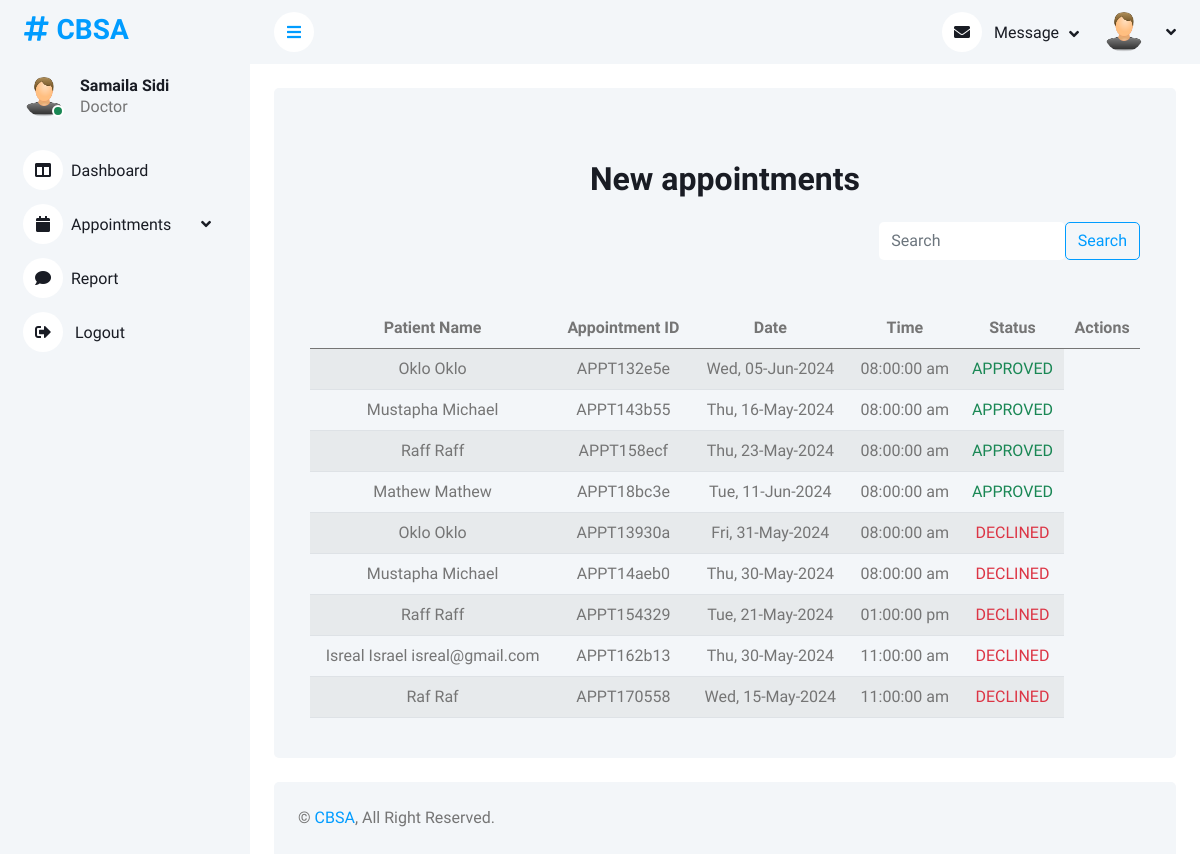
Page /doctor/new-appointments.php (signed in) on the committed database.
### tables this page shows
CREATE TABLE `doctor` (
  `doctor_id` int(11) NOT NULL,
  `firstname` varchar(255) NOT NULL,
  `lastname` varchar(255) NOT NULL,
  `othername` varchar(255) NOT NULL,
  `email` varchar(255) NOT NULL,
  `password` varchar(255) NOT NULL,
  `blood_group` varchar(255) DEFAULT NULL,
  `genotype` varchar(255) DEFAULT NULL,
  `specialization` varchar(255) DEFAULT NULL,
  `time` timestamp NOT NULL DEFAULT current_timestamp()
);

CREATE TABLE `appointment` (
  `appointment_id` varchar(255) NOT NULL,
  `fullname` varchar(255) NOT NULL,
  `email` varchar(255) NOT NULL,
  `phone_number` varchar(255) NOT NULL,
  `appointment_date` date NOT NULL,
  `appointment_time` time NOT NULL,
  `appointment_status` varchar(255) DEFAULT NULL,
  `student_id` int(11) DEFAULT NULL,
  `booking_time` timestamp NOT NULL DEFAULT current_timestamp()
);

CREATE TABLE `student` (
  `student_id` int(11) NOT NULL,
  `firstname` varchar(255) NOT NULL,
  `lastname` varchar(255) NOT NULL,
  `othername` varchar(255) NOT NULL,
  `email` varchar(255) NOT NULL,
  `matric` varchar(255) NOT NULL,
  `password` varchar(255) NOT NULL,
  `blood_group` varchar(255) DEFAULT NULL,
  `genotype` varchar(255) DEFAULT NULL,
  `time` timestamp NOT NULL DEFAULT current_timestamp()
);

### doctor/new-appointments.php (the view, shortened to what this page needs)
<?php
include("../include/connect.php");
if (isset($_SESSION["doctor_id"])) {
    $user_id = $_SESSION["doctor_id"];
    $sql = mysqli_query($connect,"SELECT * FROM `doctor` WHERE doctor_id = $user_id");
    $fetch = mysqli_fetch_assoc($sql);
    $firstname = $fetch["firstname"];
    $lastname = $fetch["lastname"];
}
?>
<!DOCTYPE html>
<html lang="en">
<head>
    <link href="https://cdnjs.cloudflare.com/ajax/libs/font-awesome/5.10.0/css/all.min.css" rel="stylesheet">
    <link href="https://cdn.jsdelivr.net/npm/bootstrap-icons@1.4.1/font/bootstrap-icons.css" rel="stylesheet">
    <link href="lib/owlcarousel/assets/owl.carousel.min.css" rel="stylesheet">
    <link href="lib/tempusdominus/css/tempusdominus-bootstrap-4.min.css" rel="stylesheet" />
    <link href="css/bootstrap.min.css" rel="stylesheet">
    <link href="css/style.css" rel="stylesheet">
</head>
<body>
    <div class="container-xxl position-relative bg-white d-flex p-0">
        <div class="sidebar pe-4 pb-3">
            <nav class="navbar bg-light navbar-light">
                <a href="dashboard.php" class="navbar-brand mx-4 mb-3">
                    <h3 class="text-primary"><i class="fa fa-hashtag me-2"></i>CBSA</h3>
                </a>
                <div class="d-flex align-items-center ms-4 mb-4">
                    <div class="position-relative">
                        <img class="rounded-circle" src="./img/user.png" alt="" style="width: 40px; height: 40px;">
                        <div class="bg-success rounded-circle border border-2 border-white position-absolute end-0 bottom-0 p-1"></div>
                    </div>
                    <div class="ms-3">
                        <h6 class="mb-0"><?php echo $firstname . " " . $lastname ?></h6>
                        <span>Doctor</span>
                    </div>
                </div>
                <div class="navbar-nav w-100">
                    <a href="dashboard.php" class="nav-item nav-link"><i class="fas fa-columns me-2"></i>Dashboard</a>
                    <div class="nav-item dropdown">
                        <a href="#" class="nav-link dropdown-toggle" data-bs-toggle="dropdown"><i class="fas fa-calendar me-2"></i>Appointments</a>
                    </div>
                    <a href="report.php" class="nav-item nav-link"><i class="fas fa-comment me-2"></i>Report</a>
                    <a href="#" onclick="logout()" class="nav-item nav-link"> <i class="fas fa-sign-out-alt me-2"></i>
                        Logout</a>
                    </div>
                </div>
        </div>
        <div class="content">
            <nav class="navbar navbar-expand bg-light navbar-light sticky-top px-4 py-0">
                <a href="#" class="sidebar-toggler flex-shrink-0">
                    <i class="fa fa-bars"></i>
                </a>
                <div class="navbar-nav align-items-center ms-auto">
                    <div class="nav-item dropdown">
                        <a href="#" class="nav-link dropdown-toggle" data-bs-toggle="dropdown">
                            <i class="fa fa-envelope me-lg-2"></i>
                            <span class="d-none d-lg-inline-flex">Message</span>
                        </a>
                    </div>
                    <div class="nav-item dropdown">
                        <a href="#" class="nav-link dropdown-toggle" data-bs-toggle="dropdown">
                            <img class="rounded-circle me-lg-2" src="./img/user.png" alt="" style="width: 40px; height: 40px;">
                        </a>
                    </div>
                </div>
            </nav>
            <div class="container-fluid pt-4 px-4">
                <div class="bg-light text-center rounded p-4">
<div class="container mt-5">
    <h2 class="mb-4">New appointments</h2>
    <div class="row">
        <form class="col-sm-4 ms-auto d-flex mb-5" action="search.php" method="get">
            <input class="form-control border-0" type="search" name="search" placeholder="Search">
            <input class="btn btn-outline-primary" value="Search" type="submit">
        </form>
    </div>
    <div class="table-responsive">
        <table class="table table-striped">
            <thead>
                <tr>
                    <th scope="col">Patient Name</th>
                    <th scope="col">Appointment ID</th>
                    <th scope="col">Date</th>
                    <th scope="col">Time</th>
                    <th scope="col">Status</th>
                    <th scope="col">Actions</th>
                </tr>
            </thead>
            <tbody>
<?php
$pending_appt = mysqli_query($connect,"SELECT * FROM `appointment` INNER JOIN `student` ON appointment.student_id = student.student_id WHERE appointment_status = 'APPROVED'");
                while ($pending_appt_fetch = mysqli_fetch_assoc($pending_appt)) {
                    $patient_firstname = $pending_appt_fetch["firstname"];
                    $patient_lastname = $pending_appt_fetch["lastname"];
                    if (isset($pending_appt_fetch["othername"])) {
                        $patient_othername = $pending_appt_fetch["othername"];
                    }else{
                        $patient_othername = null;
                    }
                    $appointment_id = $pending_appt_fetch["appointment_id"];
                    $appointment_date = $pending_appt_fetch["appointment_date"];
                    $appointment_date = strtotime($appointment_date);
                    $appointment_date = date("D, d-M-Y",$appointment_date);
                    $appointment_time = $pending_appt_fetch["appointment_time"];
                    $appointment_time = strtotime($appointment_time);
                    $appointment_time = date("h:i:s a",$appointment_time);
                    $appointment_status = $pending_appt_fetch["appointment_status"];
                    echo '
                    <tr>
                        <td>'.$patient_firstname . " " . $patient_lastname . " " . $patient_othername.' </td>
                        <td>'. $appointment_id  .'</td>
                        <td>'. $appointment_date  .'</td>
                        <td>'. $appointment_time  .'</td>
                        <td class="text-success">'. $appointment_status  .'</td>
                    </tr>
                    ';
                }
              ?>
<?php
$pending_appt = mysqli_query($connect,"SELECT * FROM `appointment` INNER JOIN `student` ON appointment.student_id = student.student_id WHERE appointment_status = 'declined'");
                while ($pending_appt_fetch = mysqli_fetch_assoc($pending_appt)) {
                    $patient_firstname = $pending_appt_fetch["firstname"];
                    $patient_lastname = $pending_appt_fetch["lastname"];
                    if (isset($pending_appt_fetch["othername"])) {
                        $patient_othername = $pending_appt_fetch["othername"];
                    }else{
                        $patient_othername = null;
                    }
                    $appointment_id = $pending_appt_fetch["appointment_id"];
                    $appointment_date = $pending_appt_fetch["appointment_date"];
                    $appointment_date = strtotime($appointment_date);
                    $appointment_date = date("D, d-M-Y",$appointment_date);
                    $appointment_time = $pending_appt_fetch["appointment_time"];
                    $appointment_time = strtotime($appointment_time);
                    $appointment_time = date("h:i:s a",$appointment_time);
                    $appointment_status = $pending_appt_fetch["appointment_status"];
                    echo '
                    <tr>
                        <td>'.$patient_firstname . " " . $patient_lastname . " " . $patient_othername.' </td>
                        <td>'. $appointment_id  .'</td>
                        <td>'. $appointment_date  .'</td>
                        <td>'. $appointment_time  .'</td>
                        <td class="text-danger">'. $appointment_status  .'</td>
                    </tr>
                    ';
                }
              ?>
            </tbody>
        </table>
    </div>
</div>
        </div>
            </div>
            <div class="container-fluid pt-4 px-4">
                <div class="bg-light rounded-top p-4">
                    <div class="row">
                        <div class="col-12 col-sm-6 text-center text-sm-start">
                            &copy; <a href="#">CBSA</a>, All Right Reserved.
                        </div>
                    </div>
                </div>
            </div>
        </div>
</body>
</html>

### doctor/css/style.css (style rules this page uses)
:root { --primary: #009CFF; --light: #F3F6F9; --dark: #191C24; }
.btn { transition: .5s; }
.sidebar { position: fixed; top: 0; left: 0; bottom: 0; width: 250px; height: 100vh; overflow-y: auto; background: var(--light); transition: 0.5s; z-index: 999; }
.content { margin-left: 250px; min-height: 100vh; background: #FFFFFF; transition: 0.5s; }
@media (min-width: 992px) { .sidebar { margin-left: 0; } }
@media (min-width: 992px) { .content { width: calc(100% - 250px); } }
.sidebar .navbar .navbar-nav .nav-link { padding: 7px 20px; color: var(--dark); font-weight: 500; border-left: 3px solid var(--light); border-radius: 0 30px 30px 0; outline: none; }
.sidebar .navbar .navbar-nav .nav-link i { width: 40px; height: 40px; display: inline-flex; align-items: center; justify-content: center; background: #FFFFFF; border-radius: 40px; }
.sidebar .navbar .dropdown-toggle::after { position: absolute; top: 15px; right: 15px; border: none; content: "\f107"; font-family: "Font Awesome 5 Free"; font-weight: 900; transition: .5s; }
.content .navbar .navbar-nav .nav-link { margin-left: 25px; padding: 12px 0; color: var(--dark); outline: none; }
.content .navbar .sidebar-toggler, .content .navbar .navbar-nav .nav-link i { width: 40px; height: 40px; display: inline-flex; align-items: center; justify-content: center; background: #FFFFFF; border-radius: 40px; }
.content .navbar .dropdown-toggle::after { margin-left: 6px; vertical-align: middle; border: none; content: "\f107"; font-family: "Font Awesome 5 Free"; font-weight: 900; transition: .5s; }

### rows in the picture
doctor: firstname "Samaila", lastname "Sidi"
appointment: student.firstname "Oklo", student.lastname "Oklo", appointment_id "APPT132e5e", appointment_date "Wed, 05-Jun-2024", appointment_time "08:00:00 am", appointment_status "APPROVED"
appointment: student.firstname "Mustapha", student.lastname "Michael", appointment_id "APPT143b55", appointment_date "Thu, 16-May-2024", appointment_time "08:00:00 am", appointment_status "APPROVED"
appointment: student.firstname "Raff", student.lastname "Raff", appointment_id "APPT158ecf", appointment_date "Thu, 23-May-2024", appointment_time "08:00:00 am", appointment_status "APPROVED"
appointment: student.firstname "Mathew", student.lastname "Mathew", appointment_id "APPT18bc3e", appointment_date "Tue, 11-Jun-2024", appointment_time "08:00:00 am", appointment_status "APPROVED"
appointment: student.firstname "Oklo", student.lastname "Oklo", appointment_id "APPT13930a", appointment_date "Fri, 31-May-2024", appointment_time "08:00:00 am", appointment_status "DECLINED"
appointment: student.firstname "Mustapha", student.lastname "Michael", appointment_id "APPT14aeb0", appointment_date "Thu, 30-May-2024", appointment_time "08:00:00 am", appointment_status "DECLINED"
appointment: student.firstname "Raff", student.lastname "Raff", appointment_id "APPT154329", appointment_date "Tue, 21-May-2024", appointment_time "01:00:00 pm", appointment_status "DECLINED"
appointment: student.firstname "Isreal", student.lastname "Israel", student.othername "isreal@gmail.com", appointment_id "APPT162b13", appointment_date "Thu, 30-May-2024", appointment_time "11:00:00 am", appointment_status "DECLINED"
appointment: student.firstname "Raf", student.lastname "Raf", appointment_id "APPT170558", appointment_date "Wed, 15-May-2024", appointment_time "11:00:00 am", appointment_status "DECLINED"
